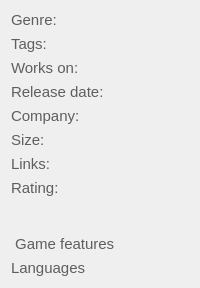
            <widget class="QWidget" name="gameDetails" native="true">
             <layout class="QGridLayout" name="gameDetailsLayout">
              <item row="3" column="0">
               <widget class="QLabel" name="releaseDateLabel">
                <property name="font">
                 <font>
                  <pointsize>11</pointsize>
                 </font>
                </property>
                <property name="styleSheet">
                 <string notr="true">color: rgba(33, 33, 33, 179);</string>
                </property>
                <property name="text">
                 <string>Release date:</string>
                </property>
                <property name="alignment">
                 <set>Qt::AlignmentFlag::AlignLeading|Qt::AlignmentFlag::AlignLeft|Qt::AlignmentFlag::AlignTop</set>
                </property>
               </widget>
              </item>
              <item row="3" column="1">
               <widget class="QLabel" name="releaseDateInfoLabel">
                <property name="font">
                 <font>
                  <pointsize>11</pointsize>
                 </font>
                </property>
                <property name="text">
                 <string notr="true"/>
                </property>
                <property name="alignment">
                 <set>Qt::AlignmentFlag::AlignLeading|Qt::AlignmentFlag::AlignLeft|Qt::AlignmentFlag::AlignTop</set>
                </property>
                <property name="wordWrap">
                 <bool>true</bool>
                </property>
               </widget>
              </item>
              <item row="1" column="0">
               <widget class="QLabel" name="tagsLabel">
                <property name="font">
                 <font>
                  <pointsize>11</pointsize>
                 </font>
                </property>
                <property name="styleSheet">
                 <string notr="true">color: rgba(33, 33, 33, 179);</string>
                </property>
                <property name="text">
                 <string>Tags:</string>
                </property>
                <property name="alignment">
                 <set>Qt::AlignmentFlag::AlignLeading|Qt::AlignmentFlag::AlignLeft|Qt::AlignmentFlag::AlignTop</set>
                </property>
               </widget>
              </item>
              <item row="8" column="0">
               <widget class="QLabel" name="gameFeaturesLabel">
                <property name="font">
                 <font>
                  <pointsize>11</pointsize>
                 </font>
                </property>
                <property name="styleSheet">
                 <string notr="true">color: rgba(33, 33, 33, 179);</string>
                </property>
                <property name="text">
                 <string> Game features </string>
                </property>
                <property name="alignment">
                 <set>Qt::AlignmentFlag::AlignLeading|Qt::AlignmentFlag::AlignLeft|Qt::AlignmentFlag::AlignTop</set>
                </property>
                <property name="wordWrap">
                 <bool>true</bool>
                </property>
               </widget>
              </item>
              <item row="7" column="2">
               <widget class="QLabel" name="contentRatingIconLabel">
                <property name="sizePolicy">
                 <sizepolicy hsizetype="Fixed" vsizetype="Fixed">
                  <horstretch>0</horstretch>
                  <verstretch>0</verstretch>
                 </sizepolicy>
                </property>
                <property name="minimumSize">
                 <size>
                  <width>40</width>
                  <height>50</height>
                 </size>
                </property>
                <property name="text">
                 <string notr="true"/>
                </property>
               </widget>
              </item>
              <item row="2" column="1">
               <widget class="QLabel" name="supportedOSInfoLabel">
                <property name="font">
                 <font>
                  <pointsize>11</pointsize>
                 </font>
                </property>
                <property name="text">
                 <string notr="true"/>
                </property>
                <property name="alignment">
                 <set>Qt::AlignmentFlag::AlignLeading|Qt::AlignmentFlag::AlignLeft|Qt::AlignmentFlag::AlignTop</set>
                </property>
                <property name="wordWrap">
                 <bool>true</bool>
                </property>
               </widget>
              </item>
              <item row="1" column="1">
               <widget class="QLabel" name="tagsInfoLabel">
                <property name="font">
                 <font>
                  <pointsize>11</pointsize>
                 </font>
                </property>
                <property name="text">
                 <string notr="true"/>
                </property>
                <property name="alignment">
                 <set>Qt::AlignmentFlag::AlignLeading|Qt::AlignmentFlag::AlignLeft|Qt::AlignmentFlag::AlignTop</set>
                </property>
                <property name="wordWrap">
                 <bool>true</bool>
                </property>
               </widget>
              </item>
              <item row="5" column="1">
               <widget class="QLabel" name="sizeInfoLabel">
                <property name="font">
                 <font>
                  <pointsize>11</pointsize>
                 </font>
                </property>
                <property name="text">
                 <string notr="true"/>
                </property>
                <property name="alignment">
                 <set>Qt::AlignmentFlag::AlignLeading|Qt::AlignmentFlag::AlignLeft|Qt::AlignmentFlag::AlignTop</set>
                </property>
                <property name="wordWrap">
                 <bool>true</bool>
                </property>
               </widget>
              </item>
              <item row="0" column="0">
               <widget class="QLabel" name="genreLabel">
                <property name="font">
                 <font>
                  <pointsize>11</pointsize>
                 </font>
                </property>
                <property name="styleSheet">
                 <string notr="true">color: rgba(33, 33, 33, 179);</string>
                </property>
                <property name="text">
                 <string>Genre:</string>
                </property>
                <property name="alignment">
                 <set>Qt::AlignmentFlag::AlignLeading|Qt::AlignmentFlag::AlignLeft|Qt::AlignmentFlag::AlignTop</set>
                </property>
               </widget>
              </item>
              <item row="7" column="1">
               <widget class="QLabel" name="contentRatingInfoLabel">
                <property name="font">
                 <font>
                  <pointsize>11</pointsize>
                 </font>
                </property>
                <property name="text">
                 <string notr="true"/>
                </property>
                <property name="alignment">
                 <set>Qt::AlignmentFlag::AlignLeading|Qt::AlignmentFlag::AlignLeft|Qt::AlignmentFlag::AlignTop</set>
                </property>
                <property name="wordWrap">
                 <bool>true</bool>
                </property>
               </widget>
              </item>
              <item row="7" column="0">
               <widget class="QLabel" name="contentRatingLabel">
                <property name="font">
                 <font>
                  <pointsize>11</pointsize>
                 </font>
                </property>
                <property name="styleSheet">
                 <string notr="true">color: rgba(33, 33, 33, 179);</string>
                </property>
                <property name="text">
                 <string>Rating:</string>
                </property>
                <property name="alignment">
                 <set>Qt::AlignmentFlag::AlignLeading|Qt::AlignmentFlag::AlignLeft|Qt::AlignmentFlag::AlignTop</set>
                </property>
               </widget>
              </item>
              <item row="6" column="0">
               <widget class="QLabel" name="linksLabel">
                <property name="font">
                 <font>
                  <pointsize>11</pointsize>
                 </font>
                </property>
                <property name="styleSheet">
                 <string notr="true">color: rgba(33, 33, 33, 179);</string>
                </property>
                <property name="text">
                 <string>Links:</string>
                </property>
                <property name="alignment">
                 <set>Qt::AlignmentFlag::AlignLeading|Qt::AlignmentFlag::AlignLeft|Qt::AlignmentFlag::AlignTop</set>
                </property>
               </widget>
              </item>
              <item row="6" column="1">
               <widget class="QLabel" name="linksInfoLabel">
                <property name="font">
                 <font>
                  <pointsize>11</pointsize>
                 </font>
                </property>
                <property name="text">
                 <string notr="true"/>
                </property>
                <property name="alignment">
                 <set>Qt::AlignmentFlag::AlignLeading|Qt::AlignmentFlag::AlignLeft|Qt::AlignmentFlag::AlignTop</set>
                </property>
                <property name="wordWrap">
                 <bool>true</bool>
                </property>
                <property name="openExternalLinks">
                 <bool>true</bool>
                </property>
               </widget>
              </item>
              <item row="4" column="0">
               <widget class="QLabel" name="companyLabel">
                <property name="font">
                 <font>
                  <pointsize>11</pointsize>
                 </font>
                </property>
                <property name="styleSheet">
                 <string notr="true">color: rgba(33, 33, 33, 179);</string>
                </property>
                <property name="text">
                 <string>Company:</string>
                </property>
                <property name="alignment">
                 <set>Qt::AlignmentFlag::AlignLeading|Qt::AlignmentFlag::AlignLeft|Qt::AlignmentFlag::AlignTop</set>
                </property>
               </widget>
              </item>
              <item row="2" column="0">
               <widget class="QLabel" name="supportedOSLabel">
                <property name="font">
                 <font>
                  <pointsize>11</pointsize>
                 </font>
                </property>
                <property name="styleSheet">
                 <string notr="true">color: rgba(33, 33, 33, 179);</string>
                </property>
                <property name="text">
                 <string>Works on:</string>
                </property>
                <property name="alignment">
                 <set>Qt::AlignmentFlag::AlignLeading|Qt::AlignmentFlag::AlignLeft|Qt::AlignmentFlag::AlignTop</set>
                </property>
               </widget>
              </item>
              <item row="0" column="1">
               <widget class="QLabel" name="genreInfoLabel">
                <property name="font">
                 <font>
                  <pointsize>11</pointsize>
                 </font>
                </property>
                <property name="text">
                 <string notr="true"/>
                </property>
                <property name="alignment">
                 <set>Qt::AlignmentFlag::AlignLeading|Qt::AlignmentFlag::AlignLeft|Qt::AlignmentFlag::AlignTop</set>
                </property>
                <property name="wordWrap">
                 <bool>true</bool>
                </property>
               </widget>
              </item>
              <item row="4" column="1">
               <widget class="QLabel" name="companyInfoLabel">
                <property name="font">
                 <font>
                  <pointsize>11</pointsize>
                 </font>
                </property>
                <property name="text">
                 <string notr="true"/>
                </property>
                <property name="alignment">
                 <set>Qt::AlignmentFlag::AlignLeading|Qt::AlignmentFlag::AlignLeft|Qt::AlignmentFlag::AlignTop</set>
                </property>
                <property name="wordWrap">
                 <bool>true</bool>
                </property>
               </widget>
              </item>
              <item row="5" column="0">
               <widget class="QLabel" name="sizeLabel">
                <property name="font">
                 <font>
                  <pointsize>11</pointsize>
                 </font>
                </property>
                <property name="styleSheet">
                 <string notr="true">color: rgba(33, 33, 33, 179);</string>
                </property>
                <property name="text">
                 <string>Size:</string>
                </property>
                <property name="alignment">
                 <set>Qt::AlignmentFlag::AlignLeading|Qt::AlignmentFlag::AlignLeft|Qt::AlignmentFlag::AlignTop</set>
                </property>
               </widget>
              </item>
              <item row="9" column="0">
               <widget class="QLabel" name="languagesLabel">
                <property name="font">
                 <font>
                  <pointsize>11</pointsize>
                 </font>
                </property>
                <property name="styleSheet">
                 <string notr="true">color: rgba(33, 33, 33, 179);</string>
                </property>
                <property name="text">
                 <string>Languages</string>
                </property>
                <property name="alignment">
                 <set>Qt::AlignmentFlag::AlignLeading|Qt::AlignmentFlag::AlignLeft|Qt::AlignmentFlag::AlignTop</set>
                </property>
               </widget>
              </item>
              <item row="9" column="1" colspan="2">
               <widget class="QWidget" name="languagesInfo" native="true">
                <layout class="QGridLayout" name="languagesLayout">
                 <property name="horizontalSpacing">
                  <number>0</number>
                 </property>
                 <property name="verticalSpacing">
                  <number>8</number>
                 </property>
                </layout>
               </widget>
              </item>
              <item row="8" column="1" colspan="2">
               <widget class="QWidget" name="gameFeaturesInfo" native="true">
                <layout class="QVBoxLayout" name="gameFeaturesLayout">
                 <property name="spacing">
                  <number>8</number>
                 </property>
                </layout>
               </widget>
              </item>
             </layout>
            </widget>
